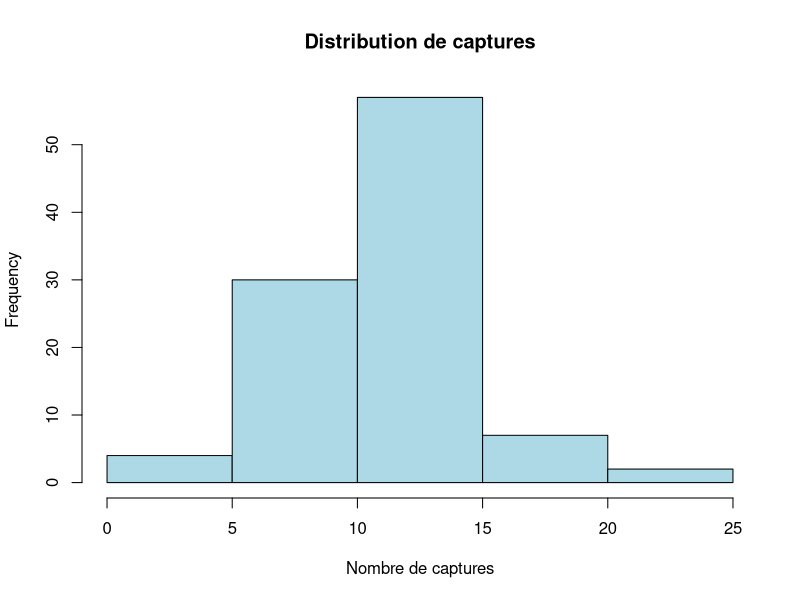
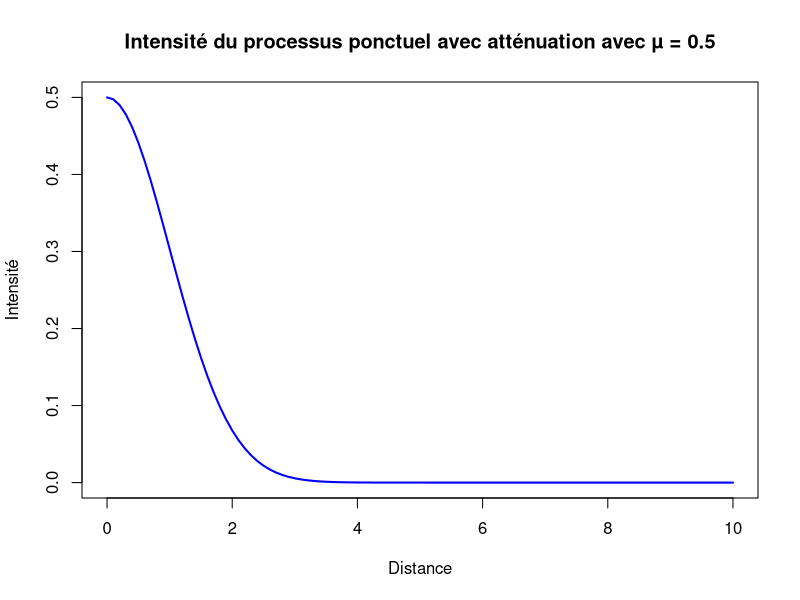
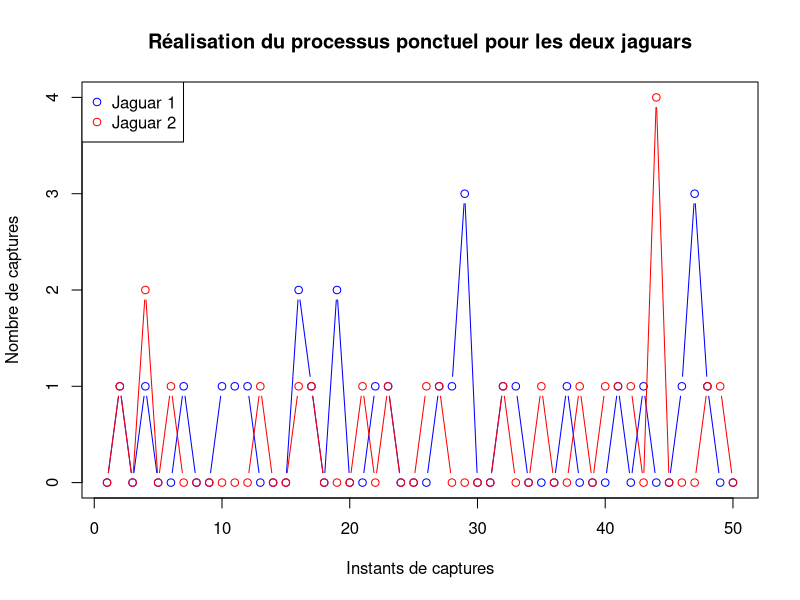

The R script that drew these images, in order:
## ---- chunk 1
knitr::opts_chunk$set(echo = TRUE, warning = FALSE, message = FALSE,fig.align = "center")
## ---- chunk 2
mu <- 0.5  
duree <- 24  
nombre_moyen_photos <- mu * duree
nombre_moyen_photos
## ---- chunk 3
lambda <- mu * duree

captures_j <- rpois(100, lambda)
hist(captures_j, main="Distribution de captures", xlab="Nombre de captures", col="lightblue", border="black")

## ---- chunk 4
# On defnie la fonction attenuation
process_attenuation <- function(d) {
  mu * exp(-d^2/2)
}

# on teste avec quelques distances
dist=seq(0, 10, by=0.1)
intensites=process_attenuation(dist)
# exploration graphique
plot(dist, intensites, type="l", col="blue", lwd=2, xlab="Distance", ylab="Intensité", main="Intensité du processus ponctuel avec atténuation avec µ = 0.5")

## ---- chunk 5
# On gener une réalisation de captures pour les deux jaguars
set.seed(1862)
n <- 50
c_jaguar1 <- rpois(n, lambda = 0.5)
c_jaguar2 <- rpois(n, lambda = 0.5)

# Exploration graphique
plot(c_jaguar1, type = "b", col = "blue", xlab = "Instants de captures", ylab = "Nombre de captures", main = "Réalisation du processus ponctuel pour les deux jaguars", ylim = c(0, max(c_jaguar1, c_jaguar2)))
lines(c_jaguar2, type = "b", col = "red")
legend("topleft", legend = c("Jaguar 1", "Jaguar 2"), col = c("blue", "red"), pch = 1)

## ---- chunk 6
# définission de la fonction simul
simul = function(d1=0.5, d2=1, mu_jour=1, mu_nuit=3){
  
  mu1 = (exp(-d1^2/2) * (12*mu_jour + 12*mu_nuit)) # Calcul de l'intensité de µ1
  mu2 = (exp(-d2^2/2) * (12*mu_jour + 12*mu_nuit)) # Calcul de l'intensité de µ2
  mu = mu1 + mu2 # intensité globale
  
  rpois(1, lambda = mu) # géneralisation d'une réalisation avec une distribution de Poisson

}
## ---- chunk 7
# Appel de la fonction simul avec les valeur par defaut
simul()
## ---- chunk 8
# Fonction estim_MC : Estimation Monte Carlo du nombre moyen de captures par jour
estim_MC = function(rep=100000){
  
  C = 0 # Initialisation de la somme des captures
  # Boucle MC pour simuler plusieurs réalisations
  for(i in 1:rep){ 
    C = C + simul() # Appel de la fonction simul() avec les parametres par defaut
  }
  return(C/rep)  # retourne la moyenne des captures sur toutes les simulations
}
# Appel de la fonction estim_MC() pour obtenir une estimation numérique du nombre moyen de captures par jour 
estim_MC()


## ---- chunk 9
# Définition des paramètres
d1 = 0.5        # distance pour le jaguar 1
d2 = 1          # distance pour le jaguar 2
mu_jour = 1     # intensité de capture photos en journée
mu_nuit = 3     # intensité de capture photos pendant la nuit

# Calcul des intensités pour chaque jaguar et l'intensité totale
mu1 = (exp(-d1^2/2) * (12*mu_jour + 12 * mu_nuit))  # intensité pour le jaguar 1
mu2 = (exp(-d2^2/2) * (12*mu_jour + 12 * mu_nuit))  # intensité pour le jaguar 2
mu = mu1 + mu2  # Intensité totale
mu

